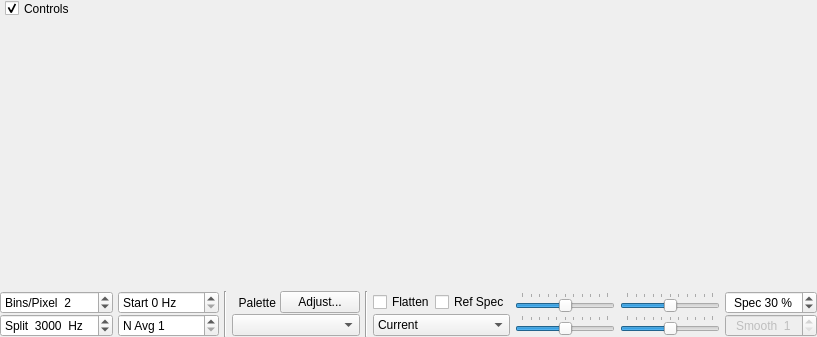
<?xml version="1.0" encoding="UTF-8"?>
<ui version="4.0">
 <class>WideGraph</class>
 <widget class="QDialog" name="WideGraph">
  <property name="geometry">
   <rect>
    <x>0</x>
    <y>0</y>
    <width>799</width>
    <height>337</height>
   </rect>
  </property>
  <property name="windowTitle">
   <string>Dialog</string>
  </property>
  <layout class="QVBoxLayout" name="verticalLayout">
   <property name="spacing">
    <number>1</number>
   </property>
   <property name="leftMargin">
    <number>0</number>
   </property>
   <property name="topMargin">
    <number>0</number>
   </property>
   <property name="rightMargin">
    <number>0</number>
   </property>
   <property name="bottomMargin">
    <number>0</number>
   </property>
   <item>
    <widget class="CPlotter" name="widePlot">
     <property name="enabled">
      <bool>true</bool>
     </property>
     <property name="sizePolicy">
      <sizepolicy hsizetype="Preferred" vsizetype="MinimumExpanding">
       <horstretch>0</horstretch>
       <verstretch>0</verstretch>
      </sizepolicy>
     </property>
     <property name="minimumSize">
      <size>
       <width>400</width>
       <height>100</height>
      </size>
     </property>
     <property name="frameShape">
      <enum>QFrame::NoFrame</enum>
     </property>
     <property name="frameShadow">
      <enum>QFrame::Plain</enum>
     </property>
     <property name="lineWidth">
      <number>1</number>
     </property>
     <widget class="QCheckBox" name="cbControls">
      <property name="geometry">
       <rect>
        <x>5</x>
        <y>0</y>
        <width>77</width>
        <height>17</height>
       </rect>
      </property>
      <property name="text">
       <string>Controls</string>
      </property>
      <property name="checked">
       <bool>true</bool>
      </property>
     </widget>
    </widget>
   </item>
   <item>
    <widget class="QWidget" name="controls_widget" native="true">
     <property name="sizePolicy">
      <sizepolicy hsizetype="Preferred" vsizetype="Maximum">
       <horstretch>0</horstretch>
       <verstretch>0</verstretch>
      </sizepolicy>
     </property>
     <layout class="QGridLayout" name="gridLayout">
      <property name="leftMargin">
       <number>0</number>
      </property>
      <property name="topMargin">
       <number>0</number>
      </property>
      <property name="rightMargin">
       <number>0</number>
      </property>
      <property name="bottomMargin">
       <number>0</number>
      </property>
      <property name="horizontalSpacing">
       <number>5</number>
      </property>
      <property name="verticalSpacing">
       <number>0</number>
      </property>
      <item row="1" column="8">
       <widget class="QSlider" name="gain2dSlider">
        <property name="sizePolicy">
         <sizepolicy hsizetype="Expanding" vsizetype="Fixed">
          <horstretch>0</horstretch>
          <verstretch>0</verstretch>
         </sizepolicy>
        </property>
        <property name="minimumSize">
         <size>
          <width>100</width>
          <height>0</height>
         </size>
        </property>
        <property name="maximumSize">
         <size>
          <width>200</width>
          <height>16777215</height>
         </size>
        </property>
        <property name="toolTip">
         <string>Spectrum gain</string>
        </property>
        <property name="minimum">
         <number>-50</number>
        </property>
        <property name="maximum">
         <number>50</number>
        </property>
        <property name="orientation">
         <enum>Qt::Horizontal</enum>
        </property>
        <property name="tickPosition">
         <enum>QSlider::TicksAbove</enum>
        </property>
       </widget>
      </item>
      <item row="0" column="4">
       <layout class="QHBoxLayout" name="horizontalLayout">
        <item>
         <widget class="QLabel" name="labPalette">
          <property name="text">
           <string>  Palette </string>
          </property>
          <property name="alignment">
           <set>Qt::AlignLeading|Qt::AlignLeft|Qt::AlignVCenter</set>
          </property>
         </widget>
        </item>
        <item>
         <widget class="QPushButton" name="adjust_palette_push_button">
          <property name="toolTip">
           <string>&lt;html&gt;&lt;head/&gt;&lt;body&gt;&lt;p&gt;Enter definition for a new color palette.&lt;/p&gt;&lt;/body&gt;&lt;/html&gt;</string>
          </property>
          <property name="text">
           <string>Adjust...</string>
          </property>
          <property name="autoDefault">
           <bool>false</bool>
          </property>
         </widget>
        </item>
       </layout>
      </item>
      <item row="0" column="8">
       <widget class="QSlider" name="gainSlider">
        <property name="sizePolicy">
         <sizepolicy hsizetype="Expanding" vsizetype="Fixed">
          <horstretch>0</horstretch>
          <verstretch>0</verstretch>
         </sizepolicy>
        </property>
        <property name="minimumSize">
         <size>
          <width>100</width>
          <height>0</height>
         </size>
        </property>
        <property name="maximumSize">
         <size>
          <width>200</width>
          <height>16777215</height>
         </size>
        </property>
        <property name="toolTip">
         <string>Waterfall gain</string>
        </property>
        <property name="minimum">
         <number>-50</number>
        </property>
        <property name="maximum">
         <number>50</number>
        </property>
        <property name="orientation">
         <enum>Qt::Horizontal</enum>
        </property>
        <property name="tickPosition">
         <enum>QSlider::TicksAbove</enum>
        </property>
       </widget>
      </item>
      <item row="0" column="11">
       <widget class="QSpinBox" name="sbPercent2dPlot">
        <property name="toolTip">
         <string>&lt;html&gt;&lt;head/&gt;&lt;body&gt;&lt;p&gt;Set fractional size of spectrum in this window.&lt;/p&gt;&lt;/body&gt;&lt;/html&gt;</string>
        </property>
        <property name="alignment">
         <set>Qt::AlignCenter</set>
        </property>
        <property name="suffix">
         <string> %</string>
        </property>
        <property name="prefix">
         <string>Spec </string>
        </property>
        <property name="maximum">
         <number>100</number>
        </property>
        <property name="singleStep">
         <number>5</number>
        </property>
        <property name="value">
         <number>30</number>
        </property>
       </widget>
      </item>
      <item row="0" column="6">
       <layout class="QHBoxLayout" name="horizontalLayout_3">
        <item>
         <widget class="QCheckBox" name="cbFlatten">
          <property name="toolTip">
           <string>&lt;html&gt;&lt;head/&gt;&lt;body&gt;&lt;p&gt;Flatten spectral baseline over the full displayed interval.&lt;/p&gt;&lt;/body&gt;&lt;/html&gt;</string>
          </property>
          <property name="text">
           <string>Flatten</string>
          </property>
         </widget>
        </item>
        <item>
         <widget class="QCheckBox" name="cbRef">
          <property name="toolTip">
           <string>&lt;html&gt;&lt;head/&gt;&lt;body&gt;&lt;p&gt;Compute and save a reference spectrum.  (Not yet fully implemented.)&lt;/p&gt;&lt;/body&gt;&lt;/html&gt;</string>
          </property>
          <property name="text">
           <string>Ref Spec</string>
          </property>
         </widget>
        </item>
       </layout>
      </item>
      <item row="1" column="11">
       <widget class="QSpinBox" name="smoSpinBox">
        <property name="enabled">
         <bool>false</bool>
        </property>
        <property name="toolTip">
         <string>Smoothing of Linear Average spectrum</string>
        </property>
        <property name="alignment">
         <set>Qt::AlignCenter</set>
        </property>
        <property name="suffix">
         <string/>
        </property>
        <property name="prefix">
         <string>Smooth  </string>
        </property>
        <property name="minimum">
         <number>1</number>
        </property>
        <property name="maximum">
         <number>7</number>
        </property>
       </widget>
      </item>
      <item row="0" column="1">
       <widget class="QSpinBox" name="bppSpinBox">
        <property name="toolTip">
         <string>Compression factor for frequency scale</string>
        </property>
        <property name="suffix">
         <string/>
        </property>
        <property name="prefix">
         <string>Bins/Pixel  </string>
        </property>
        <property name="minimum">
         <number>1</number>
        </property>
        <property name="maximum">
         <number>1000</number>
        </property>
        <property name="singleStep">
         <number>1</number>
        </property>
        <property name="value">
         <number>2</number>
        </property>
       </widget>
      </item>
      <item row="1" column="4">
       <widget class="QComboBox" name="paletteComboBox">
        <property name="toolTip">
         <string>Select waterfall palette</string>
        </property>
       </widget>
      </item>
      <item row="1" column="6">
       <widget class="QComboBox" name="spec2dComboBox">
        <property name="toolTip">
         <string>&lt;html&gt;&lt;head/&gt;&lt;body&gt;&lt;p&gt;Select data for spectral display&lt;/p&gt;&lt;/body&gt;&lt;/html&gt;</string>
        </property>
        <property name="currentIndex">
         <number>0</number>
        </property>
        <item>
         <property name="text">
          <string>Current</string>
         </property>
        </item>
        <item>
         <property name="text">
          <string>Cumulative</string>
         </property>
        </item>
        <item>
         <property name="text">
          <string>Linear Avg</string>
         </property>
        </item>
        <item>
         <property name="text">
          <string>Reference</string>
         </property>
        </item>
        <item>
         <property name="text">
          <string>Q65_Sync</string>
         </property>
        </item>
        <item>
         <property name="text">
          <string>Total power (dB)</string>
         </property>
        </item>
       </widget>
      </item>
      <item row="0" column="2">
       <widget class="QSpinBox" name="fStartSpinBox">
        <property name="toolTip">
         <string>&lt;html&gt;&lt;head/&gt;&lt;body&gt;&lt;p&gt;Frequency at left edge of waterfall&lt;/p&gt;&lt;/body&gt;&lt;/html&gt;</string>
        </property>
        <property name="suffix">
         <string> Hz</string>
        </property>
        <property name="prefix">
         <string>Start </string>
        </property>
        <property name="maximum">
         <number>4900</number>
        </property>
        <property name="singleStep">
         <number>100</number>
        </property>
       </widget>
      </item>
      <item row="1" column="1">
       <widget class="QSpinBox" name="fSplitSpinBox">
        <property name="toolTip">
         <string>&lt;html&gt;&lt;head/&gt;&lt;body&gt;&lt;p&gt;Decode JT9 only above this frequency&lt;/p&gt;&lt;/body&gt;&lt;/html&gt;</string>
        </property>
        <property name="suffix">
         <string>  Hz</string>
        </property>
        <property name="prefix">
         <string>Split  </string>
        </property>
        <property name="minimum">
         <number>0</number>
        </property>
        <property name="maximum">
         <number>5000</number>
        </property>
        <property name="singleStep">
         <number>100</number>
        </property>
        <property name="value">
         <number>3000</number>
        </property>
       </widget>
      </item>
      <item row="1" column="2">
       <widget class="QSpinBox" name="waterfallAvgSpinBox">
        <property name="toolTip">
         <string>Number of FFTs averaged (controls waterfall scrolling rate)</string>
        </property>
        <property name="prefix">
         <string>N Avg </string>
        </property>
        <property name="minimum">
         <number>1</number>
        </property>
        <property name="maximum">
         <number>500</number>
        </property>
       </widget>
      </item>
      <item row="0" column="10">
       <widget class="QSlider" name="zeroSlider">
        <property name="sizePolicy">
         <sizepolicy hsizetype="Expanding" vsizetype="Fixed">
          <horstretch>0</horstretch>
          <verstretch>0</verstretch>
         </sizepolicy>
        </property>
        <property name="minimumSize">
         <size>
          <width>100</width>
          <height>0</height>
         </size>
        </property>
        <property name="maximumSize">
         <size>
          <width>200</width>
          <height>16777215</height>
         </size>
        </property>
        <property name="toolTip">
         <string>Waterfall zero</string>
        </property>
        <property name="minimum">
         <number>-50</number>
        </property>
        <property name="maximum">
         <number>50</number>
        </property>
        <property name="orientation">
         <enum>Qt::Horizontal</enum>
        </property>
        <property name="tickPosition">
         <enum>QSlider::TicksAbove</enum>
        </property>
       </widget>
      </item>
      <item row="1" column="10">
       <widget class="QSlider" name="zero2dSlider">
        <property name="sizePolicy">
         <sizepolicy hsizetype="Expanding" vsizetype="Fixed">
          <horstretch>0</horstretch>
          <verstretch>0</verstretch>
         </sizepolicy>
        </property>
        <property name="minimumSize">
         <size>
          <width>100</width>
          <height>0</height>
         </size>
        </property>
        <property name="maximumSize">
         <size>
          <width>200</width>
          <height>16777215</height>
         </size>
        </property>
        <property name="toolTip">
         <string>Spectrum zero</string>
        </property>
        <property name="minimum">
         <number>-50</number>
        </property>
        <property name="maximum">
         <number>50</number>
        </property>
        <property name="orientation">
         <enum>Qt::Horizontal</enum>
        </property>
        <property name="tickPosition">
         <enum>QSlider::TicksAbove</enum>
        </property>
       </widget>
      </item>
      <item row="0" column="0" rowspan="2">
       <spacer name="horizontalSpacer">
        <property name="orientation">
         <enum>Qt::Horizontal</enum>
        </property>
        <property name="sizeHint" stdset="0">
         <size>
          <width>40</width>
          <height>20</height>
         </size>
        </property>
       </spacer>
      </item>
      <item row="0" column="12" rowspan="2">
       <spacer name="horizontalSpacer_2">
        <property name="orientation">
         <enum>Qt::Horizontal</enum>
        </property>
        <property name="sizeHint" stdset="0">
         <size>
          <width>40</width>
          <height>20</height>
         </size>
        </property>
       </spacer>
      </item>
      <item row="0" column="3" rowspan="2">
       <widget class="Line" name="line">
        <property name="orientation">
         <enum>Qt::Vertical</enum>
        </property>
       </widget>
      </item>
      <item row="0" column="5" rowspan="2">
       <widget class="Line" name="line_2">
        <property name="orientation">
         <enum>Qt::Vertical</enum>
        </property>
       </widget>
      </item>
     </layout>
    </widget>
   </item>
  </layout>
 </widget>
 <customwidgets>
  <customwidget>
   <class>CPlotter</class>
   <extends>QFrame</extends>
   <header>widgets/plotter.h</header>
   <container>1</container>
  </customwidget>
 </customwidgets>
 <tabstops>
  <tabstop>cbControls</tabstop>
  <tabstop>bppSpinBox</tabstop>
  <tabstop>fStartSpinBox</tabstop>
  <tabstop>fSplitSpinBox</tabstop>
  <tabstop>waterfallAvgSpinBox</tabstop>
  <tabstop>adjust_palette_push_button</tabstop>
  <tabstop>paletteComboBox</tabstop>
  <tabstop>cbFlatten</tabstop>
  <tabstop>cbRef</tabstop>
  <tabstop>spec2dComboBox</tabstop>
  <tabstop>gainSlider</tabstop>
  <tabstop>zeroSlider</tabstop>
  <tabstop>gain2dSlider</tabstop>
  <tabstop>zero2dSlider</tabstop>
  <tabstop>sbPercent2dPlot</tabstop>
  <tabstop>smoSpinBox</tabstop>
 </tabstops>
 <resources/>
 <connections/>
</ui>
